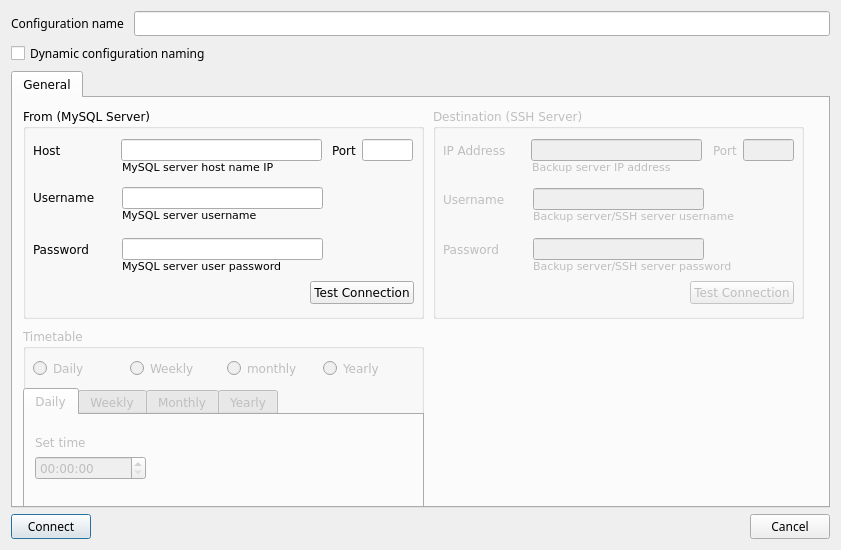
<?xml version="1.0" encoding="UTF-8"?>
<ui version="4.0">
 <class>mysqlSettings</class>
 <widget class="QDialog" name="mysqlSettings">
  <property name="geometry">
   <rect>
    <x>0</x>
    <y>0</y>
    <width>841</width>
    <height>550</height>
   </rect>
  </property>
  <property name="font">
   <font>
    <family>Sans Serif</family>
   </font>
  </property>
  <property name="windowTitle">
   <string>MySQL Server Connection Settings</string>
  </property>
  <property name="sizeGripEnabled">
   <bool>false</bool>
  </property>
  <property name="modal">
   <bool>true</bool>
  </property>
  <layout class="QVBoxLayout" name="verticalLayout">
   <item>
    <layout class="QHBoxLayout" name="horizontalLayout">
     <item>
      <widget class="QLabel" name="label">
       <property name="text">
        <string>Configuration name </string>
       </property>
      </widget>
     </item>
     <item>
      <widget class="QLineEdit" name="mysql_configuration_name">
       <property name="enabled">
        <bool>true</bool>
       </property>
      </widget>
     </item>
    </layout>
   </item>
   <item>
    <widget class="QCheckBox" name="mysql_dynamic_naming">
     <property name="text">
      <string>Dynamic configuration naming</string>
     </property>
     <property name="checked">
      <bool>false</bool>
     </property>
    </widget>
   </item>
   <item>
    <widget class="QTabWidget" name="tabWidget">
     <property name="font">
      <font>
       <family>DejaVu Sans</family>
      </font>
     </property>
     <property name="autoFillBackground">
      <bool>true</bool>
     </property>
     <property name="currentIndex">
      <number>0</number>
     </property>
     <widget class="QWidget" name="tab">
      <attribute name="title">
       <string>General</string>
      </attribute>
      <widget class="QGroupBox" name="groupBox">
       <property name="geometry">
        <rect>
         <x>10</x>
         <y>10</y>
         <width>401</width>
         <height>211</height>
        </rect>
       </property>
       <property name="title">
        <string>From (MySQL Server)</string>
       </property>
       <widget class="QLabel" name="label_7">
        <property name="geometry">
         <rect>
          <x>99</x>
          <y>150</y>
          <width>191</width>
          <height>16</height>
         </rect>
        </property>
        <property name="font">
         <font>
          <pointsize>8</pointsize>
         </font>
        </property>
        <property name="text">
         <string>MySQL server user password</string>
        </property>
       </widget>
       <widget class="QLabel" name="label_8">
        <property name="geometry">
         <rect>
          <x>309</x>
          <y>34</y>
          <width>31</width>
          <height>16</height>
         </rect>
        </property>
        <property name="text">
         <string>Port</string>
        </property>
       </widget>
       <widget class="QWidget" name="layoutWidget">
        <property name="geometry">
         <rect>
          <x>10</x>
          <y>80</y>
          <width>81</width>
          <height>19</height>
         </rect>
        </property>
        <layout class="QHBoxLayout" name="horizontalLayout_2">
         <item>
          <widget class="QLabel" name="label_3">
           <property name="text">
            <string>Username</string>
           </property>
          </widget>
         </item>
         <item>
          <spacer name="horizontalSpacer_2">
           <property name="orientation">
            <enum>Qt::Horizontal</enum>
           </property>
           <property name="sizeHint" stdset="0">
            <size>
             <width>35</width>
             <height>17</height>
            </size>
           </property>
          </spacer>
         </item>
        </layout>
       </widget>
       <widget class="QLineEdit" name="mysql_host">
        <property name="geometry">
         <rect>
          <x>98</x>
          <y>31</y>
          <width>201</width>
          <height>22</height>
         </rect>
        </property>
       </widget>
       <widget class="QLabel" name="label_6">
        <property name="geometry">
         <rect>
          <x>99</x>
          <y>97</y>
          <width>170</width>
          <height>20</height>
         </rect>
        </property>
        <property name="font">
         <font>
          <pointsize>8</pointsize>
         </font>
        </property>
        <property name="text">
         <string>MySQL server username</string>
        </property>
       </widget>
       <widget class="QWidget" name="layoutWidget_2">
        <property name="geometry">
         <rect>
          <x>10</x>
          <y>31</y>
          <width>61</width>
          <height>22</height>
         </rect>
        </property>
        <layout class="QHBoxLayout" name="horizontalLayout_3">
         <item>
          <widget class="QLabel" name="label_2">
           <property name="text">
            <string>Host</string>
           </property>
          </widget>
         </item>
         <item>
          <spacer name="horizontalSpacer">
           <property name="orientation">
            <enum>Qt::Horizontal</enum>
           </property>
           <property name="sizeHint" stdset="0">
            <size>
             <width>68</width>
             <height>20</height>
            </size>
           </property>
          </spacer>
         </item>
        </layout>
       </widget>
       <widget class="QLineEdit" name="mysql_username">
        <property name="geometry">
         <rect>
          <x>99</x>
          <y>79</y>
          <width>201</width>
          <height>22</height>
         </rect>
        </property>
       </widget>
       <widget class="QLineEdit" name="mysql_port">
        <property name="geometry">
         <rect>
          <x>339</x>
          <y>31</y>
          <width>51</width>
          <height>22</height>
         </rect>
        </property>
       </widget>
       <widget class="QLabel" name="label_5">
        <property name="geometry">
         <rect>
          <x>99</x>
          <y>49</y>
          <width>180</width>
          <height>20</height>
         </rect>
        </property>
        <property name="font">
         <font>
          <pointsize>8</pointsize>
         </font>
        </property>
        <property name="text">
         <string>MySQL server host name IP</string>
        </property>
       </widget>
       <widget class="QLineEdit" name="mysql_password">
        <property name="geometry">
         <rect>
          <x>99</x>
          <y>130</y>
          <width>201</width>
          <height>22</height>
         </rect>
        </property>
       </widget>
       <widget class="QWidget" name="layoutWidget_3">
        <property name="geometry">
         <rect>
          <x>10</x>
          <y>173</y>
          <width>381</width>
          <height>24</height>
         </rect>
        </property>
        <layout class="QHBoxLayout" name="horizontalLayout_5">
         <item>
          <spacer name="horizontalSpacer_4">
           <property name="orientation">
            <enum>Qt::Horizontal</enum>
           </property>
           <property name="sizeHint" stdset="0">
            <size>
             <width>198</width>
             <height>20</height>
            </size>
           </property>
          </spacer>
         </item>
         <item>
          <widget class="QPushButton" name="mysql_test_connection_btn">
           <property name="text">
            <string>Test Connection</string>
           </property>
          </widget>
         </item>
        </layout>
       </widget>
       <widget class="QWidget" name="layoutWidget_4">
        <property name="geometry">
         <rect>
          <x>10</x>
          <y>130</y>
          <width>81</width>
          <height>22</height>
         </rect>
        </property>
        <layout class="QHBoxLayout" name="horizontalLayout_4">
         <item>
          <widget class="QLabel" name="label_4">
           <property name="text">
            <string>Password</string>
           </property>
          </widget>
         </item>
         <item>
          <spacer name="horizontalSpacer_3">
           <property name="orientation">
            <enum>Qt::Horizontal</enum>
           </property>
           <property name="sizeHint" stdset="0">
            <size>
             <width>40</width>
             <height>20</height>
            </size>
           </property>
          </spacer>
         </item>
        </layout>
       </widget>
      </widget>
      <widget class="QGroupBox" name="mysql_destination_details">
       <property name="enabled">
        <bool>false</bool>
       </property>
       <property name="geometry">
        <rect>
         <x>420</x>
         <y>10</y>
         <width>371</width>
         <height>211</height>
        </rect>
       </property>
       <property name="title">
        <string>Destination (SSH Server)</string>
       </property>
       <widget class="QLabel" name="label_10">
        <property name="geometry">
         <rect>
          <x>280</x>
          <y>34</y>
          <width>31</width>
          <height>16</height>
         </rect>
        </property>
        <property name="text">
         <string>Port</string>
        </property>
       </widget>
       <widget class="QLineEdit" name="mysql_backup_ip">
        <property name="geometry">
         <rect>
          <x>98</x>
          <y>31</y>
          <width>171</width>
          <height>22</height>
         </rect>
        </property>
       </widget>
       <widget class="QWidget" name="layoutWidget_6">
        <property name="geometry">
         <rect>
          <x>10</x>
          <y>31</y>
          <width>81</width>
          <height>22</height>
         </rect>
        </property>
        <layout class="QHBoxLayout" name="horizontalLayout_8">
         <item>
          <widget class="QLabel" name="label_13">
           <property name="text">
            <string>IP Address</string>
           </property>
          </widget>
         </item>
         <item>
          <spacer name="horizontalSpacer_7">
           <property name="orientation">
            <enum>Qt::Horizontal</enum>
           </property>
           <property name="sizeHint" stdset="0">
            <size>
             <width>68</width>
             <height>20</height>
            </size>
           </property>
          </spacer>
         </item>
        </layout>
       </widget>
       <widget class="QLineEdit" name="mysql_port_2">
        <property name="geometry">
         <rect>
          <x>310</x>
          <y>31</y>
          <width>51</width>
          <height>22</height>
         </rect>
        </property>
       </widget>
       <widget class="QLabel" name="label_14">
        <property name="geometry">
         <rect>
          <x>99</x>
          <y>49</y>
          <width>180</width>
          <height>20</height>
         </rect>
        </property>
        <property name="font">
         <font>
          <pointsize>8</pointsize>
         </font>
        </property>
        <property name="text">
         <string>Backup server IP address</string>
        </property>
       </widget>
       <widget class="QWidget" name="layoutWidget_7">
        <property name="geometry">
         <rect>
          <x>10</x>
          <y>173</y>
          <width>351</width>
          <height>24</height>
         </rect>
        </property>
        <layout class="QHBoxLayout" name="horizontalLayout_9">
         <item>
          <spacer name="horizontalSpacer_8">
           <property name="orientation">
            <enum>Qt::Horizontal</enum>
           </property>
           <property name="sizeHint" stdset="0">
            <size>
             <width>198</width>
             <height>20</height>
            </size>
           </property>
          </spacer>
         </item>
         <item>
          <widget class="QPushButton" name="mysql_ssh_testConnection_btn">
           <property name="text">
            <string>Test Connection</string>
           </property>
          </widget>
         </item>
        </layout>
       </widget>
       <widget class="QLineEdit" name="mysql_backup_username">
        <property name="geometry">
         <rect>
          <x>100</x>
          <y>80</y>
          <width>171</width>
          <height>22</height>
         </rect>
        </property>
       </widget>
       <widget class="QLineEdit" name="mysql_backup_password">
        <property name="geometry">
         <rect>
          <x>100</x>
          <y>130</y>
          <width>171</width>
          <height>22</height>
         </rect>
        </property>
       </widget>
       <widget class="QLabel" name="label_23">
        <property name="geometry">
         <rect>
          <x>100</x>
          <y>100</y>
          <width>231</width>
          <height>16</height>
         </rect>
        </property>
        <property name="font">
         <font>
          <pointsize>8</pointsize>
         </font>
        </property>
        <property name="text">
         <string>Backup server/SSH server username</string>
        </property>
       </widget>
       <widget class="QLabel" name="label_24">
        <property name="geometry">
         <rect>
          <x>100</x>
          <y>150</y>
          <width>231</width>
          <height>16</height>
         </rect>
        </property>
        <property name="font">
         <font>
          <pointsize>8</pointsize>
         </font>
        </property>
        <property name="text">
         <string>Backup server/SSH server password</string>
        </property>
       </widget>
       <widget class="QWidget" name="layoutWidget">
        <property name="geometry">
         <rect>
          <x>10</x>
          <y>80</y>
          <width>83</width>
          <height>22</height>
         </rect>
        </property>
        <layout class="QHBoxLayout" name="horizontalLayout_13">
         <item>
          <widget class="QLabel" name="label_21">
           <property name="text">
            <string>Username</string>
           </property>
          </widget>
         </item>
         <item>
          <spacer name="horizontalSpacer_6">
           <property name="orientation">
            <enum>Qt::Horizontal</enum>
           </property>
           <property name="sizeHint" stdset="0">
            <size>
             <width>13</width>
             <height>20</height>
            </size>
           </property>
          </spacer>
         </item>
        </layout>
       </widget>
       <widget class="QWidget" name="layoutWidget">
        <property name="geometry">
         <rect>
          <x>10</x>
          <y>130</y>
          <width>78</width>
          <height>22</height>
         </rect>
        </property>
        <layout class="QHBoxLayout" name="horizontalLayout_14">
         <item>
          <widget class="QLabel" name="label_22">
           <property name="text">
            <string>Password</string>
           </property>
          </widget>
         </item>
         <item>
          <spacer name="horizontalSpacer_9">
           <property name="orientation">
            <enum>Qt::Horizontal</enum>
           </property>
           <property name="sizeHint" stdset="0">
            <size>
             <width>13</width>
             <height>20</height>
            </size>
           </property>
          </spacer>
         </item>
        </layout>
       </widget>
      </widget>
      <widget class="QGroupBox" name="mysql_timetable">
       <property name="enabled">
        <bool>false</bool>
       </property>
       <property name="geometry">
        <rect>
         <x>10</x>
         <y>230</y>
         <width>401</width>
         <height>181</height>
        </rect>
       </property>
       <property name="title">
        <string>Timetable</string>
       </property>
       <widget class="QTabWidget" name="mysql_timetable_tabwidget">
        <property name="enabled">
         <bool>false</bool>
        </property>
        <property name="geometry">
         <rect>
          <x>0</x>
          <y>60</y>
          <width>401</width>
          <height>121</height>
         </rect>
        </property>
        <property name="currentIndex">
         <number>0</number>
        </property>
        <widget class="QWidget" name="tab_2">
         <attribute name="title">
          <string>Daily</string>
         </attribute>
         <widget class="QWidget" name="layoutWidget">
          <property name="geometry">
           <rect>
            <x>10</x>
            <y>20</y>
            <width>111</width>
            <height>45</height>
           </rect>
          </property>
          <layout class="QVBoxLayout" name="verticalLayout_2">
           <item>
            <widget class="QLabel" name="label_9">
             <property name="text">
              <string>Set time</string>
             </property>
            </widget>
           </item>
           <item>
            <widget class="QTimeEdit" name="timeEdit"/>
           </item>
          </layout>
         </widget>
        </widget>
        <widget class="QWidget" name="tab_3">
         <attribute name="title">
          <string>Weekly</string>
         </attribute>
         <widget class="QWidget" name="layoutWidget">
          <property name="geometry">
           <rect>
            <x>10</x>
            <y>20</y>
            <width>291</width>
            <height>47</height>
           </rect>
          </property>
          <layout class="QHBoxLayout" name="horizontalLayout_7">
           <item>
            <layout class="QVBoxLayout" name="verticalLayout_3">
             <item>
              <widget class="QLabel" name="label_11">
               <property name="text">
                <string>Select day</string>
               </property>
              </widget>
             </item>
             <item>
              <widget class="QComboBox" name="comboBox">
               <item>
                <property name="text">
                 <string>Понедельник</string>
                </property>
               </item>
               <item>
                <property name="text">
                 <string>Вторник</string>
                </property>
               </item>
               <item>
                <property name="text">
                 <string>Среда</string>
                </property>
               </item>
               <item>
                <property name="text">
                 <string>Четверг</string>
                </property>
               </item>
               <item>
                <property name="text">
                 <string>Пятница</string>
                </property>
               </item>
               <item>
                <property name="text">
                 <string>Суббота</string>
                </property>
               </item>
               <item>
                <property name="text">
                 <string>Воскресенье</string>
                </property>
               </item>
               <item>
                <property name="text">
                 <string/>
                </property>
               </item>
              </widget>
             </item>
            </layout>
           </item>
           <item>
            <layout class="QVBoxLayout" name="verticalLayout_4">
             <item>
              <widget class="QLabel" name="label_12">
               <property name="text">
                <string>Set time</string>
               </property>
              </widget>
             </item>
             <item>
              <widget class="QTimeEdit" name="timeEdit_2"/>
             </item>
            </layout>
           </item>
          </layout>
         </widget>
        </widget>
        <widget class="QWidget" name="tab_4">
         <attribute name="title">
          <string>Monthly</string>
         </attribute>
         <widget class="QWidget" name="layoutWidget">
          <property name="geometry">
           <rect>
            <x>10</x>
            <y>20</y>
            <width>381</width>
            <height>47</height>
           </rect>
          </property>
          <layout class="QHBoxLayout" name="horizontalLayout_10">
           <item>
            <layout class="QVBoxLayout" name="verticalLayout_7">
             <item>
              <widget class="QLabel" name="label_17">
               <property name="text">
                <string>Select week</string>
               </property>
              </widget>
             </item>
             <item>
              <widget class="QComboBox" name="comboBox_4">
               <item>
                <property name="text">
                 <string>первая неделя</string>
                </property>
               </item>
               <item>
                <property name="text">
                 <string>вторая неделя</string>
                </property>
               </item>
               <item>
                <property name="text">
                 <string>третья неделя</string>
                </property>
               </item>
               <item>
                <property name="text">
                 <string>четвертая неделя</string>
                </property>
               </item>
              </widget>
             </item>
            </layout>
           </item>
           <item>
            <layout class="QVBoxLayout" name="verticalLayout_5">
             <item>
              <widget class="QLabel" name="label_15">
               <property name="text">
                <string>Select day</string>
               </property>
              </widget>
             </item>
             <item>
              <widget class="QComboBox" name="comboBox_2">
               <item>
                <property name="text">
                 <string>Понедельник</string>
                </property>
               </item>
               <item>
                <property name="text">
                 <string>Вторник</string>
                </property>
               </item>
               <item>
                <property name="text">
                 <string>Среда</string>
                </property>
               </item>
               <item>
                <property name="text">
                 <string>Четверг</string>
                </property>
               </item>
               <item>
                <property name="text">
                 <string>Пятница</string>
                </property>
               </item>
               <item>
                <property name="text">
                 <string>Суббота</string>
                </property>
               </item>
               <item>
                <property name="text">
                 <string>Воскресенье</string>
                </property>
               </item>
               <item>
                <property name="text">
                 <string/>
                </property>
               </item>
              </widget>
             </item>
            </layout>
           </item>
           <item>
            <layout class="QVBoxLayout" name="verticalLayout_6">
             <item>
              <widget class="QLabel" name="label_16">
               <property name="text">
                <string>Set time</string>
               </property>
              </widget>
             </item>
             <item>
              <widget class="QTimeEdit" name="timeEdit_3"/>
             </item>
            </layout>
           </item>
          </layout>
         </widget>
        </widget>
        <widget class="QWidget" name="tab_5">
         <attribute name="title">
          <string>Yearly</string>
         </attribute>
         <widget class="QWidget" name="layoutWidget_5">
          <property name="geometry">
           <rect>
            <x>10</x>
            <y>20</y>
            <width>381</width>
            <height>47</height>
           </rect>
          </property>
          <layout class="QHBoxLayout" name="horizontalLayout_11">
           <item>
            <layout class="QVBoxLayout" name="verticalLayout_8">
             <item>
              <widget class="QLabel" name="label_18">
               <property name="text">
                <string>Select month</string>
               </property>
              </widget>
             </item>
             <item>
              <widget class="QComboBox" name="comboBox_3">
               <item>
                <property name="text">
                 <string>Январь</string>
                </property>
               </item>
               <item>
                <property name="text">
                 <string>Февраль</string>
                </property>
               </item>
               <item>
                <property name="text">
                 <string>Март</string>
                </property>
               </item>
               <item>
                <property name="text">
                 <string>апрель</string>
                </property>
               </item>
               <item>
                <property name="text">
                 <string>май</string>
                </property>
               </item>
               <item>
                <property name="text">
                 <string>Июнь</string>
                </property>
               </item>
               <item>
                <property name="text">
                 <string>Июль</string>
                </property>
               </item>
               <item>
                <property name="text">
                 <string>Август</string>
                </property>
               </item>
               <item>
                <property name="text">
                 <string>сентябрь</string>
                </property>
               </item>
               <item>
                <property name="text">
                 <string>Октябрь</string>
                </property>
               </item>
               <item>
                <property name="text">
                 <string>Ноябрь</string>
                </property>
               </item>
               <item>
                <property name="text">
                 <string>Декабрь</string>
                </property>
               </item>
              </widget>
             </item>
            </layout>
           </item>
           <item>
            <layout class="QVBoxLayout" name="verticalLayout_9">
             <item>
              <widget class="QLabel" name="label_19">
               <property name="text">
                <string>Select day</string>
               </property>
              </widget>
             </item>
             <item>
              <widget class="QComboBox" name="comboBox_6">
               <item>
                <property name="text">
                 <string>Понедельник</string>
                </property>
               </item>
               <item>
                <property name="text">
                 <string>Вторник</string>
                </property>
               </item>
               <item>
                <property name="text">
                 <string>Среда</string>
                </property>
               </item>
               <item>
                <property name="text">
                 <string>Четверг</string>
                </property>
               </item>
               <item>
                <property name="text">
                 <string>Пятница</string>
                </property>
               </item>
               <item>
                <property name="text">
                 <string>Суббота</string>
                </property>
               </item>
               <item>
                <property name="text">
                 <string>Воскресенье</string>
                </property>
               </item>
               <item>
                <property name="text">
                 <string/>
                </property>
               </item>
              </widget>
             </item>
            </layout>
           </item>
           <item>
            <layout class="QVBoxLayout" name="verticalLayout_10">
             <item>
              <widget class="QLabel" name="label_20">
               <property name="text">
                <string>Set time</string>
               </property>
              </widget>
             </item>
             <item>
              <widget class="QTimeEdit" name="timeEdit_4"/>
             </item>
            </layout>
           </item>
          </layout>
         </widget>
        </widget>
       </widget>
       <widget class="QWidget" name="layoutWidget">
        <property name="geometry">
         <rect>
          <x>10</x>
          <y>30</y>
          <width>381</width>
          <height>22</height>
         </rect>
        </property>
        <layout class="QHBoxLayout" name="horizontalLayout_12">
         <item>
          <widget class="QRadioButton" name="radioButton_2">
           <property name="text">
            <string>Daily</string>
           </property>
          </widget>
         </item>
         <item>
          <widget class="QRadioButton" name="radioButton_3">
           <property name="text">
            <string>Weekly</string>
           </property>
          </widget>
         </item>
         <item>
          <widget class="QRadioButton" name="radioButton_4">
           <property name="text">
            <string>monthly</string>
           </property>
          </widget>
         </item>
         <item>
          <widget class="QRadioButton" name="radioButton_5">
           <property name="text">
            <string>Yearly</string>
           </property>
          </widget>
         </item>
        </layout>
       </widget>
      </widget>
     </widget>
    </widget>
   </item>
   <item>
    <layout class="QHBoxLayout" name="horizontalLayout_6">
     <item>
      <widget class="QPushButton" name="mysql_ok_btn">
       <property name="enabled">
        <bool>true</bool>
       </property>
       <property name="text">
        <string>Connect</string>
       </property>
       <property name="default">
        <bool>true</bool>
       </property>
      </widget>
     </item>
     <item>
      <spacer name="horizontalSpacer_5">
       <property name="orientation">
        <enum>Qt::Horizontal</enum>
       </property>
       <property name="sizeHint" stdset="0">
        <size>
         <width>298</width>
         <height>20</height>
        </size>
       </property>
      </spacer>
     </item>
     <item>
      <widget class="QPushButton" name="mysql_cancel_btn">
       <property name="text">
        <string>Cancel</string>
       </property>
      </widget>
     </item>
    </layout>
   </item>
  </layout>
 </widget>
 <resources/>
 <connections/>
</ui>
